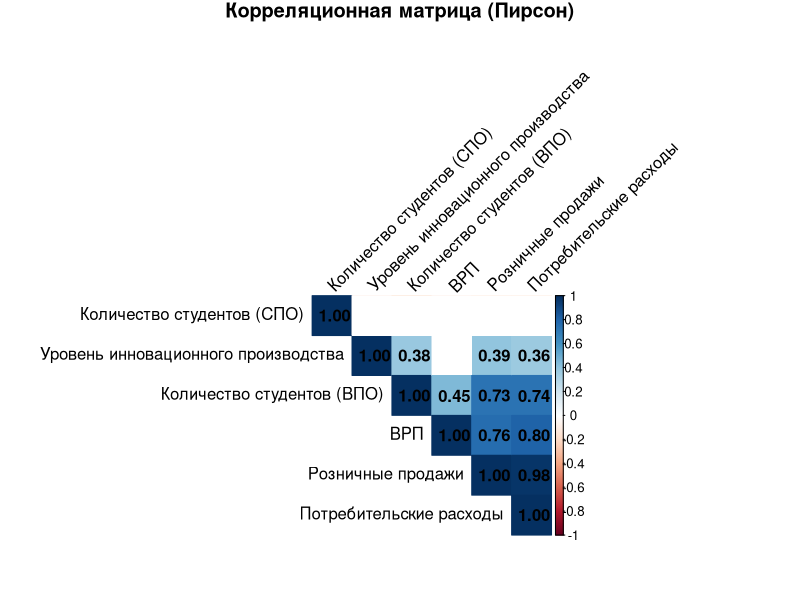
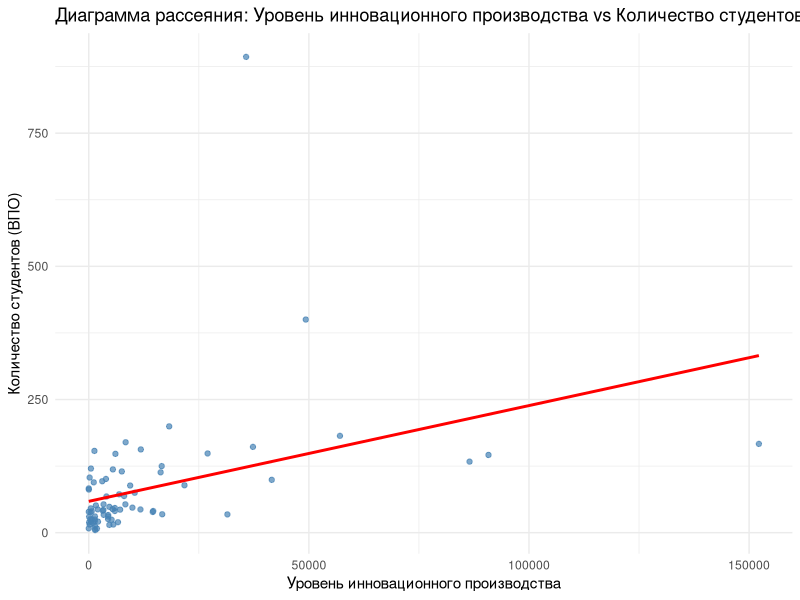
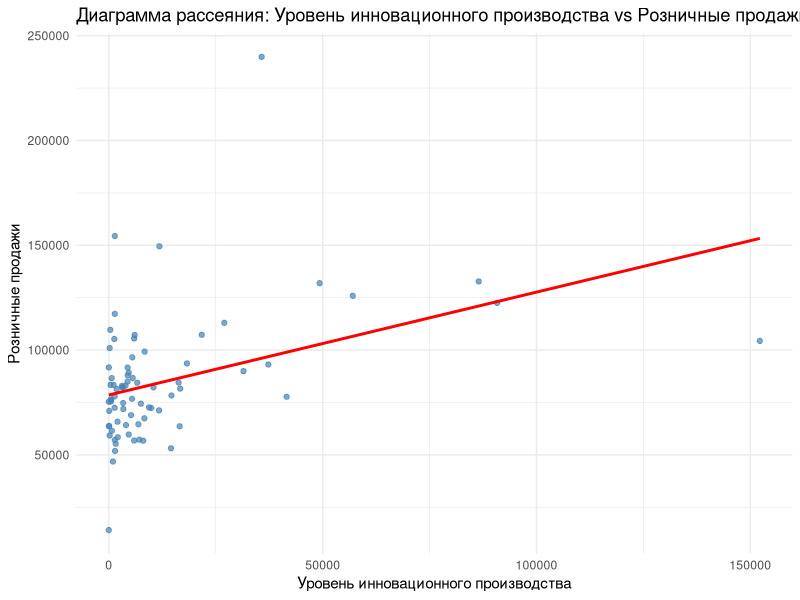
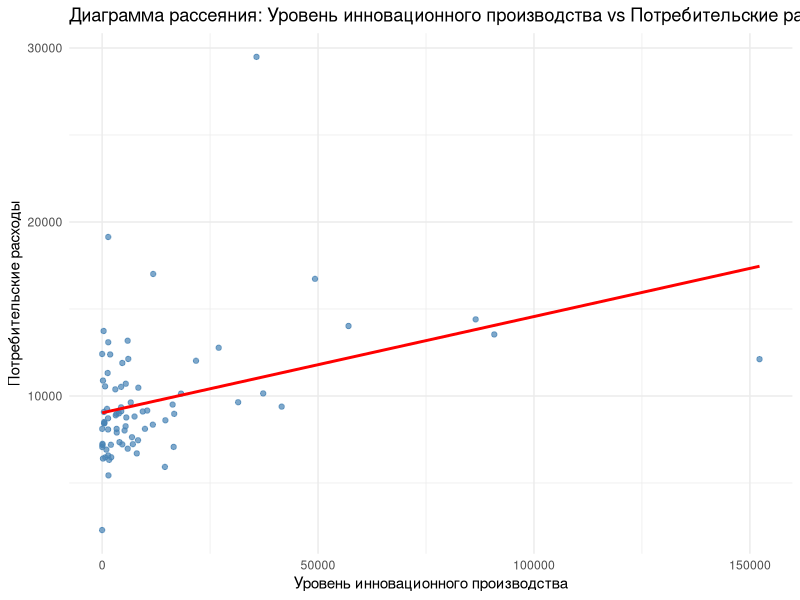
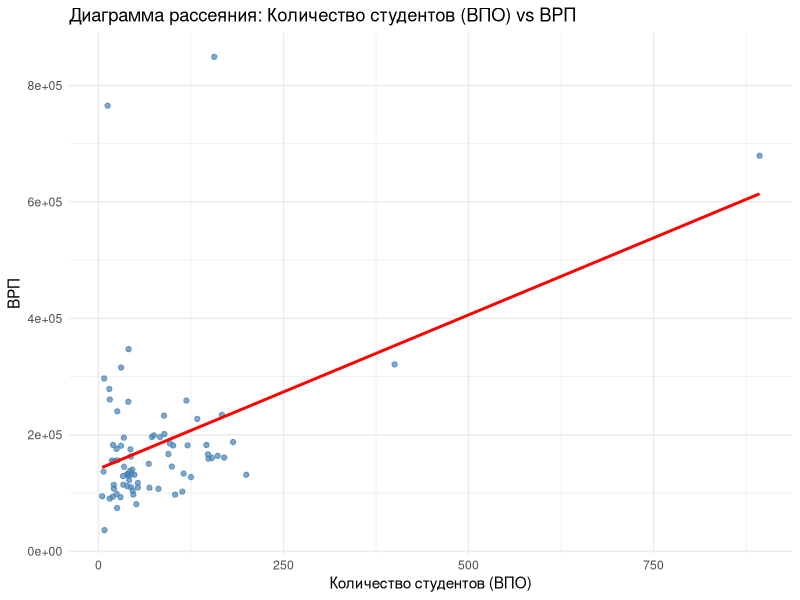
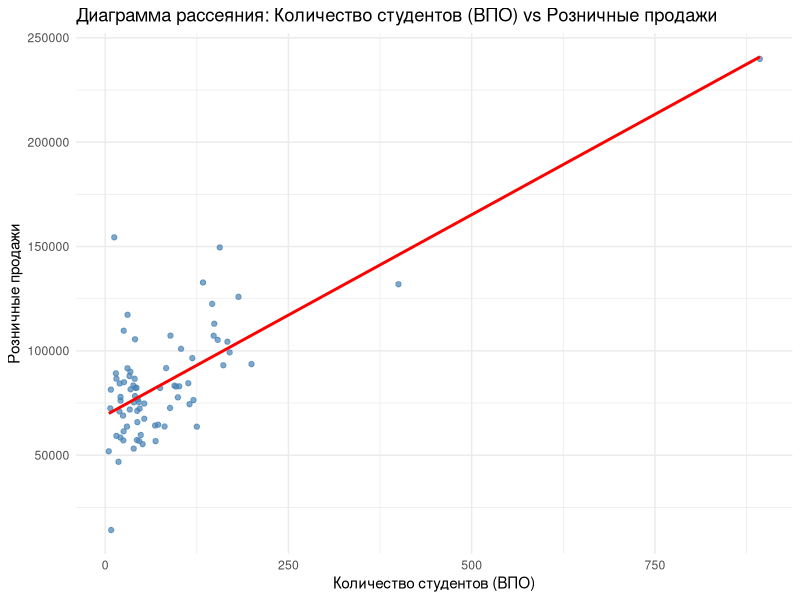
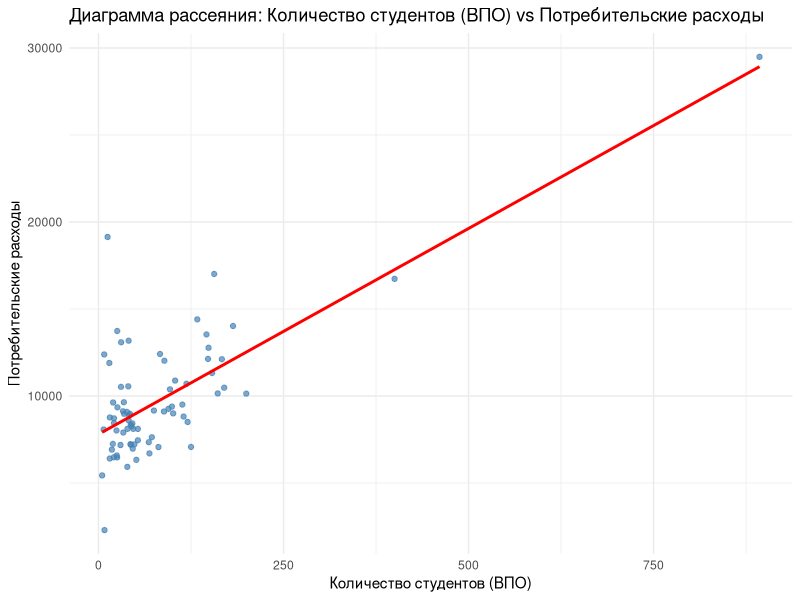
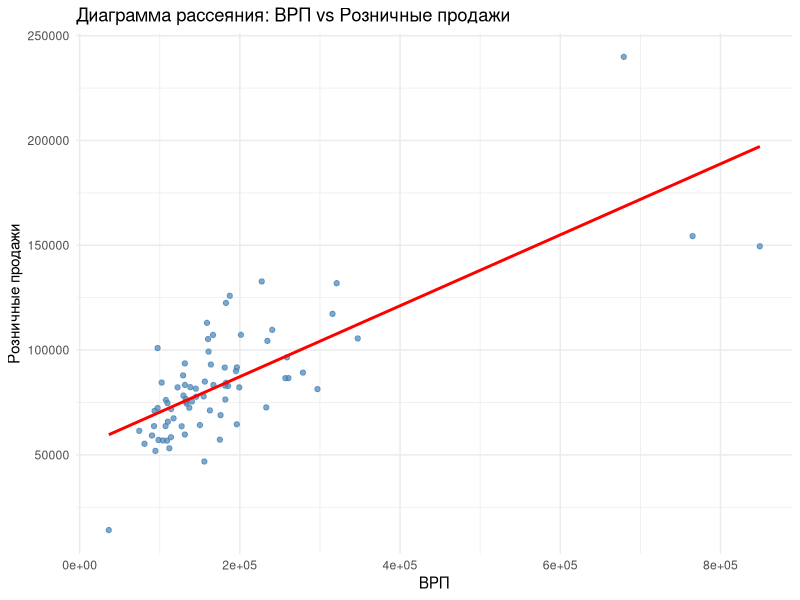

These charts were generated, in order, by the following R code: (Note: this script raises an error after producing the figures.)
library(readxl)
library(corrplot)
library(car)
library(ggplot2)
library(dplyr)

my_data <- read_excel("./statistic_table_lab1.xlsx")
df <- my_data[, 1:7]
X <- df[, c("Уровень инновационного производства", "Количество студентов (СПО)", "Количество студентов (ВПО)", "ВРП", "Розничные продажи", "Потребительские расходы")]

# корреляционная матрица
cor_matrix <- cor(X)
print(cor_matrix)

# p-value для каждой пары, p-value (<0.05) --- связь
# статистически значима (есть основания отвергнуть гипотезу о независимости)
p_matrix <- cor.mtest(X, conf.level = 0.95)$p

cat("Корреляционная матрица Пирсона:\n")
print(round(cor_matrix, 3))

# График
corrplot(cor_matrix, method = "color", type = "upper", order = "hclust",
         addCoef.col = "black", tl.col = "black", tl.srt = 45,
         p.mat = p_matrix, sig.level = 0.05, insig = "blank",
         title = "Корреляционная матрица (Пирсон)", mar = c(0,0,1,0))

# Находим пары, у которых p-value < 0.05 (значимая связь) и которые находятся
# в нижнем треугольнике матрицы
pairs_signif <- which(p_matrix < 0.05 & lower.tri(p_matrix), arr.ind = TRUE)

# Если такие пары есть, для каждой рисуем диаграмму рассеяния
if (nrow(pairs_signif) > 0) {
  for (i in 1:nrow(pairs_signif)) {
    row_idx <- pairs_signif[i, 1]
    col_idx <- pairs_signif[i, 2]
    var1 <- colnames(X)[col_idx]
    var2 <- colnames(X)[row_idx]
    
    # График
    p <- ggplot(X, aes(x = .data[[var1]], y = .data[[var2]])) +
      geom_point(color = "steelblue", alpha = 0.7) +
      geom_smooth(method = "lm", se = FALSE, color = "red") +
      labs(title = paste("Диаграмма рассеяния:", var1, "vs", var2),
           x = var1, y = var2) +
      theme_minimal()
    print(p)
  }
} else {
  cat("Нет значимых пар (p < 0.05)\n")
}

# 4.2 Ранговая корреляция

# Модули коэффициентов
cor_abs <- abs(cor_matrix)

# Убираем диагональ (корреляция с самой собой = 1)
diag(cor_abs) <- NA

# Находим координаты ячейки с максимальным значением
ind_max <- which(cor_abs == max(cor_abs, na.rm = TRUE), arr.ind = TRUE)[1, ]
var_i <- colnames(X)[ind_max[1]]   # первая переменная пары
var_j <- colnames(X)[ind_max[2]]   # вторая
cat("\nМаксимальная |r| =", round(max(cor_abs, na.rm = TRUE), 4),
    "между", var_i, "и", var_j, "\n")

# Два столбца в отдельные векторы
x <- X[[var_i]]
y <- X[[var_j]]

# Ранговые корреляции
# Спирмен –-- считает по рангам значений
spearman_test <- cor.test(x, y, method = "spearman")
# Кэнделл --- основан на числе согласованных и несогласованных пар
kendall_test  <- cor.test(x, y, method = "kendall")

cat("Коэффициент Спирмена: rho =", round(spearman_test$estimate, 4), 
    "p =", format(spearman_test$p.value, scientific = TRUE), "\n")
cat("Коэффициент Кэнделла: tau =", round(kendall_test$estimate, 4), 
    "p =", format(kendall_test$p.value, scientific = TRUE), "\n")

# Хи-квадрат
# Для этого разбиваем каждую переменную на 3 равные части:
bx <- quantile(x, probs = c(0, 1/3, 2/3, 1), na.rm = TRUE)   # границы для x
by <- quantile(y, probs = c(0, 1/3, 2/3, 1), na.rm = TRUE)   # границы для y
# Превращаем числа в категории "Низкий", "Средний", "Высокий"
x_cat <- cut(x, breaks = bx, include.lowest = TRUE, labels = c("Низкий","Средний","Высокий"))
y_cat <- cut(y, breaks = by, include.lowest = TRUE, labels = c("Низкий","Средний","Высокий"))
# Строим таблицу сопряжённости и применяем тест хи-квадрат
chi2 <- chisq.test(table(x_cat, y_cat))
cat("Критерий Хи-квадрат: X2 =", round(chi2$statistic, 2), 
    "df =", chi2$parameter, "p =", format(chi2$p.value, scientific = TRUE), "\n")

# 4.3 Линейная регрессия

# Y -- зависимая переменная (то, что предсказываем)
Y <- X$ВРП

# X_reg -- независимые переменные (все, кроме ВРП)
X_reg <- X[, c("Уровень инновационного производства", "Количество студентов (СПО)", "Количество студентов (ВПО)", "Розничные продажи", "Потребительские расходы")]  

# Линейная модель
model_lin <- lm(Y ~ ., data = X_reg)

# Сводка
summary(model_lin)

# Диагностические графики модели
# Residuals vs Fitted: остатки против предсказанных
# Q-Q plot: нормальность остатков (точки должны лечь на прямую)
# Scale-Location: постоянство дисперсии
# Residuals vs Leverage: влиятельные наблюдения
par(mfrow = c(2, 2))
plot(model_lin)

# 4.4

# Какой из пяти предикторов (кроме ВРП) сильнее всего коррелирует с Y
vars <- c("Уровень инновационного производства", "Количество студентов (СПО)", "Количество студентов (ВПО)", "Розничные продажи", "Потребительские расходы")
cor_with_Y <- sapply(X[vars], function(x) cor(x, Y))   # считаем корреляции
best_x_name <- names(which.max(abs(cor_with_Y)))       # имя самого сильного X
best_x <- X[[best_x_name]]                             # его значения
cat("\nДля нелинейных регрессий выбран X =", best_x_name, 
    "корреляция с Y =", round(max(abs(cor_with_Y)), 4), "\n")

# Регрессии
# Логарифмическая: Y = a + b * ln(X)   (исходный Y, логарифм X)
model_log <- lm(Y ~ log(best_x))

# Степенная: ln(Y) = a + b * ln(X)  => Y = exp(a) * X^b
model_pow <- lm(log(Y) ~ log(best_x))

# Показательная: ln(Y) = a + b * X  => Y = exp(a) * exp(b*X)
model_exp <- lm(log(Y) ~ best_x)

# Сравниваем качество моделей
cat("\nСравнение моделей (R²):\n")
cat("Логарифмическая:", round(summary(model_log)$r.squared, 4), "\n")
cat("Степенная:", round(summary(model_pow)$r.squared, 4), "\n")
cat("Показательная:", round(summary(model_exp)$r.squared, 4), "\n")

# Строим график исходных точек и всех трёх кривых регрессии
# Последовательность X от минимума до максимума (100 точек)
x_seq <- seq(min(best_x), max(best_x), length = 100)

# Предсказания по каждой модели
pred_log <- predict(model_log, newdata = data.frame(best_x = x_seq))   # Y
pred_pow <- exp(predict(model_pow, newdata = data.frame(best_x = x_seq))) # Y
pred_exp <- exp(predict(model_exp, newdata = data.frame(best_x = x_seq))) # Y

ggplot(data.frame(X = best_x, Y = Y), aes(x = X, y = Y)) +
  geom_point(alpha = 0.6, color = "black") +   # исходные точки
  geom_line(aes(x = x_seq, y = pred_log), color = "blue", linewidth = 1, linetype = "solid") +   # логарифмическая
  geom_line(aes(x = x_seq, y = pred_pow), color = "red", linewidth = 1, linetype = "dashed") +    # степенная
  geom_line(aes(x = x_seq, y = pred_exp), color = "green", linewidth = 1, linetype = "dotted") +  # показательная
  labs(title = paste("Регрессии Y (ВРП) на X =", best_x_name),
       x = best_x_name, y = "Валовой региональный продукт") +
  theme_minimal()
